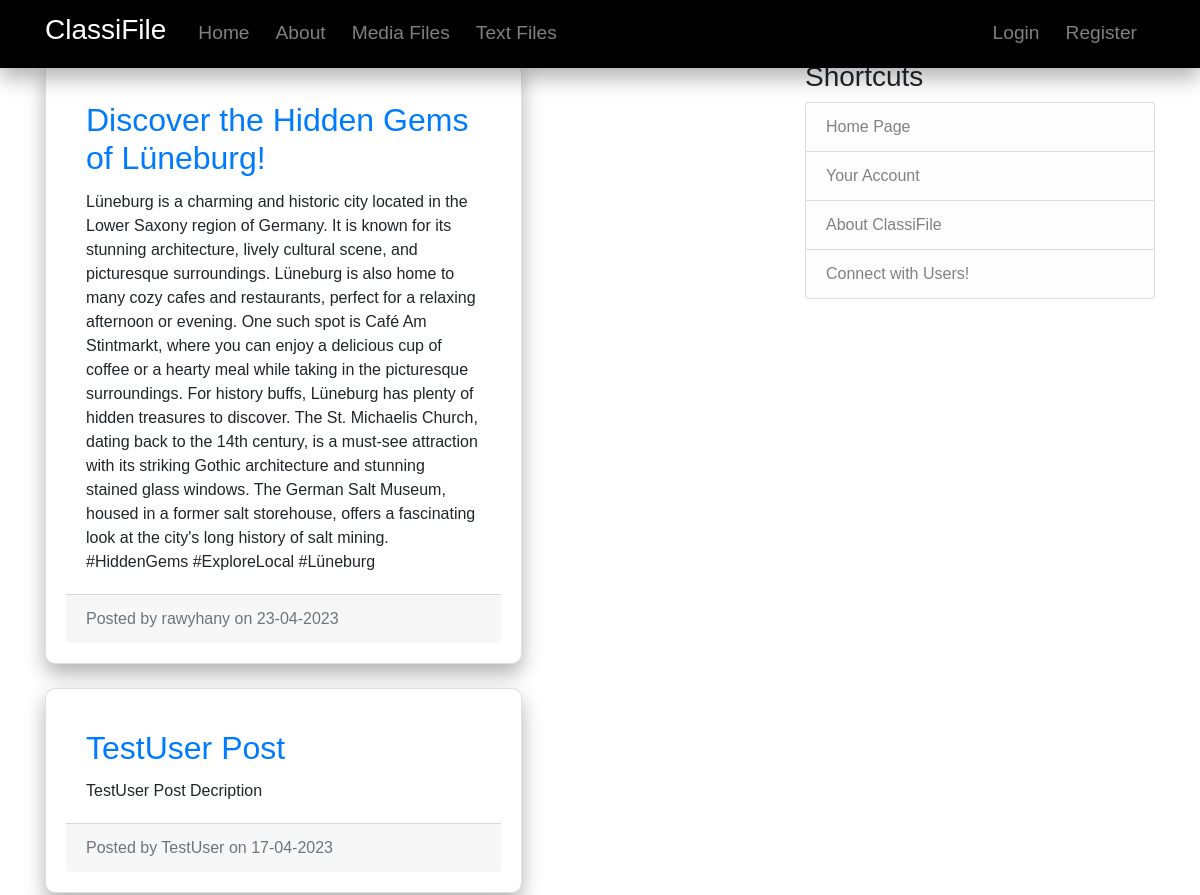
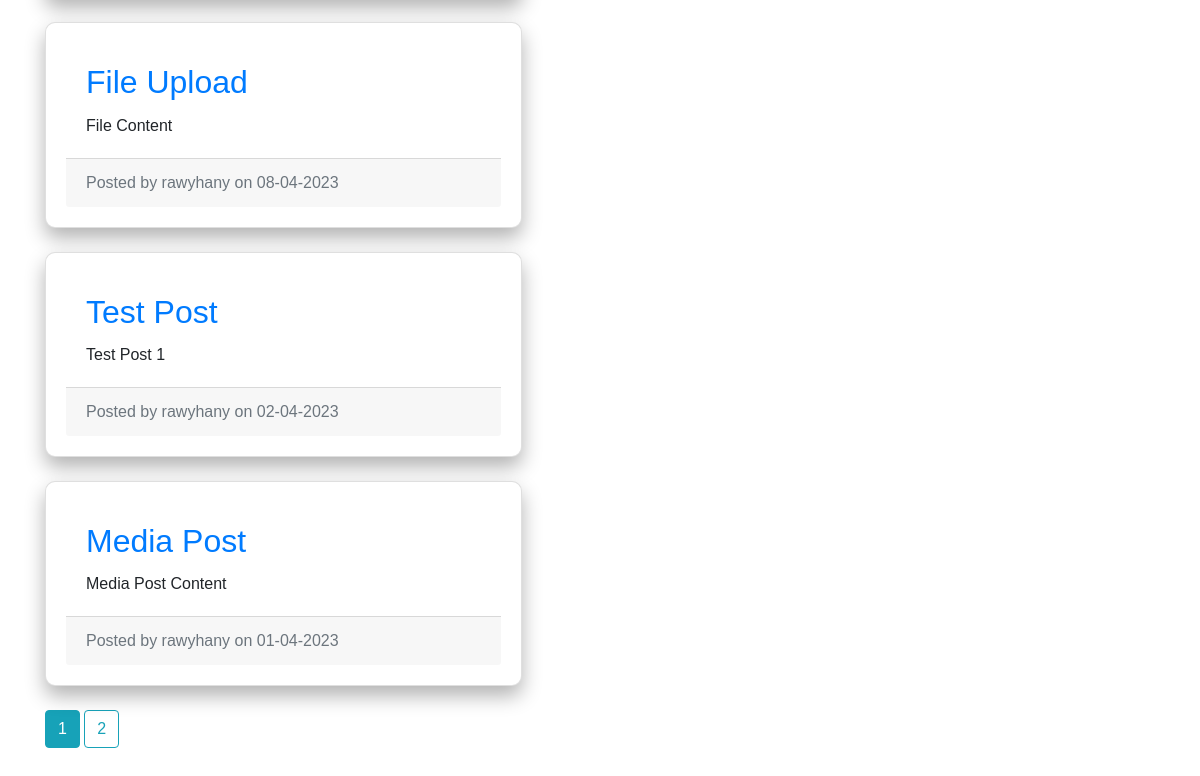
Page /home on the earlier database version (2 pictures, top to bottom).
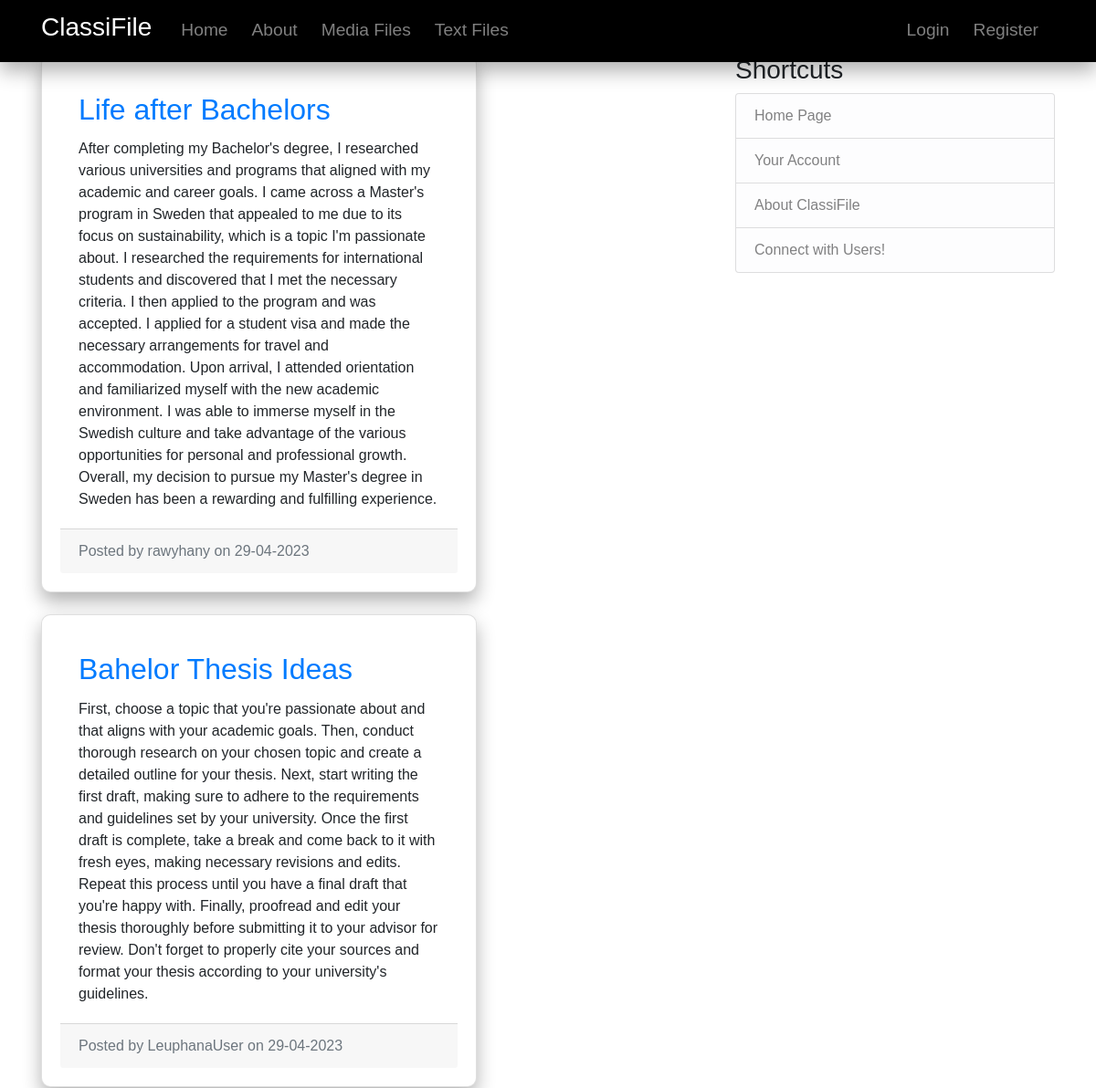
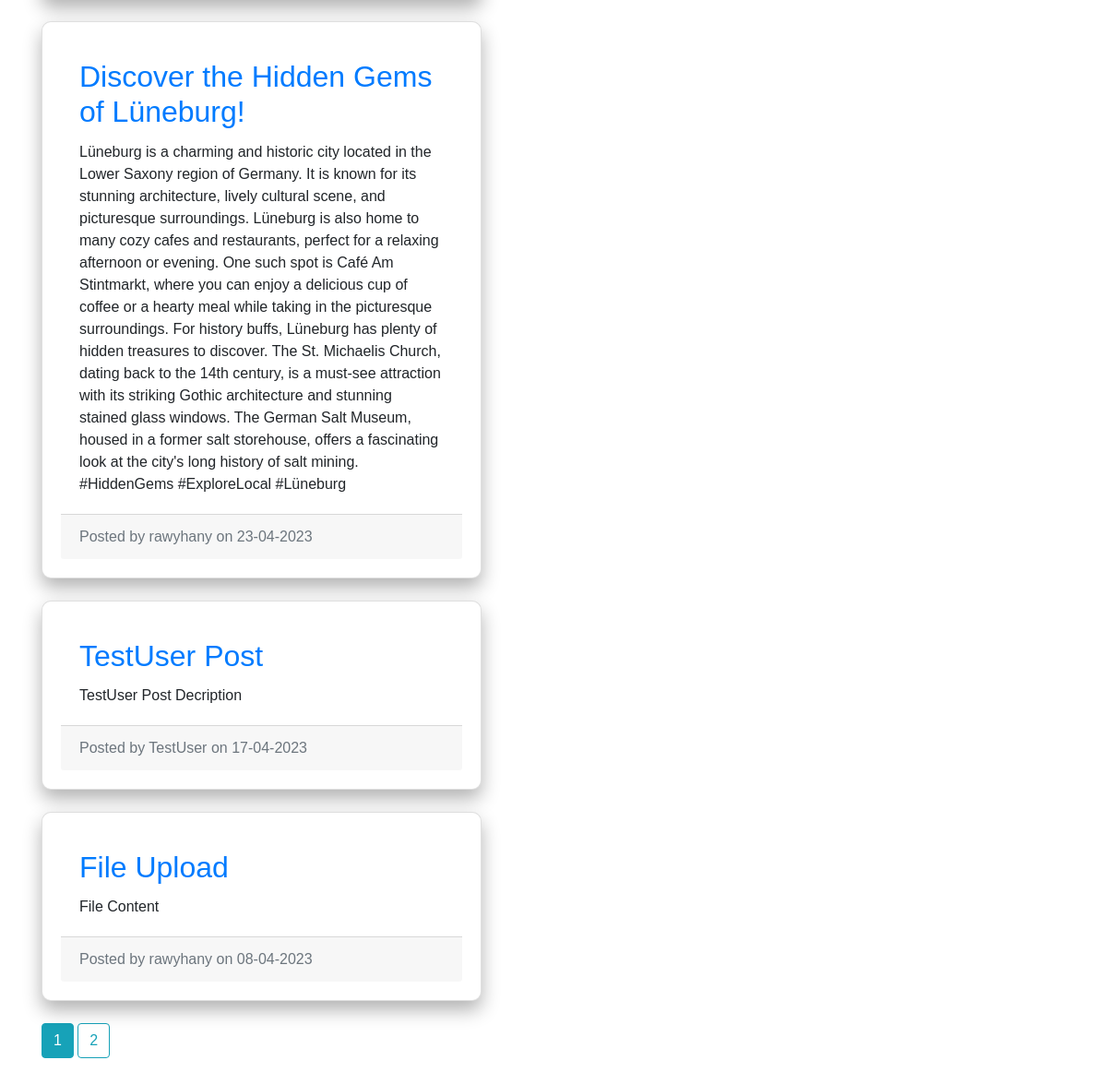
Same page on the later database version (2 pictures, top to bottom).
### classifile/models.py (models this page shows, shortened)
class Post(db.Model):
    id = db.Column(db.Integer, primary_key=True)
    title = db.Column(db.String(100), nullable=False)
    date_posted = db.Column(db.DateTime, nullable=False, default=datetime.utcnow)
    content = db.Column(db.Text, nullable=False)
    user_id = db.Column(db.Integer, db.ForeignKey('user.id'), nullable=False)

class User(db.Model, UserMixin):
    id = db.Column(db.Integer, primary_key=True)
    username = db.Column(db.String(20), unique=True, nullable=False)
    email = db.Column(db.String(20), unique=True, nullable=False)
    image_file = db.Column(db.String(20), nullable=False, default='default.jpg')
    password = db.Column(db.String(60), nullable=False)
    posts = db.relationship('Post', backref='author', lazy=True)

### classifile/routes.py (the view)
@app.route("/")
@app.route("/home")
def home():
    page = request.args.get('page', 1, type=int)
    posts = Post.query.order_by(Post.date_posted.desc()).paginate(page=page, per_page=5)
    return render_template('home.html', posts=posts)

### classifile/templates/home.html
{% extends "layout.html" %}
{% block content %}
  <div class="row">
    <div class="col-md-8">
      {% for post in posts.items %}
        <div class="card mb-4">
          <div class="card-body">
            <h2 class="card-title"><a href="{{ url_for('post', post_id=post.id) }}">{{ post.title }}</a></h2>
            <p class="card-text">{{ post.content }}</p>
          </div>
          <div class="card-footer text-muted">
            Posted by <a>{{ post.author.username }}</a> on {{ post.date_posted.strftime('%d-%m-%Y') }}
          </div>
        </div>
      {% endfor %}
          </div>
        </div>
    {% for page_num in posts.iter_pages(left_edge=1, right_edge=1, left_current=1, right_current=2) %}
      {% if page_num %}
        {% if posts.page == page_num %}
          <a class="btn btn-info mb-4" href="{{ url_for('home', page=page_num) }}">{{ page_num }}</a>
        {% else %}
          <a class="btn btn-outline-info mb-4" href="{{ url_for('home', page=page_num) }}">{{ page_num }}</a>
        {% endif %}
      {% else %}
        ...
      {% endif %}
    {% endfor %}
{% endblock content %}

### classifile/templates/layout.html (shortened to what this page needs)
<!DOCTYPE html>
<html>
<head>
     <link rel="stylesheet" href="https://cdn.jsdelivr.net/npm/bootstrap@4.0.0/dist/css/bootstrap.min.css">
     <link rel="stylesheet" type="text/css" href="{{ url_for('static', filename='main.css') }}">
</head>
<body>
    <header class="site-header">
        <nav class="navbar navbar-expand-md navbar-dark bg-steel fixed-top">
          <div class="container">
            <a class="navbar-brand mr-4" href="/"><h3>ClassiFile</h3></a>
            <div class="collapse navbar-collapse" id="navbarToggle">
              <div class="navbar-nav mr-auto">
                <a class="nav-item nav-link" href="{{ url_for('home') }}">Home</a>
                <a class="nav-item nav-link" href="{{ url_for('about') }}">About</a>
                <a class="nav-item nav-link" href="{{ url_for('home') }}">Media Files</a>
                <a class="nav-item nav-link" href="{{ url_for('home') }}">Text Files</a>
              </div>
              <div class="navbar-nav">
                {% if current_user.is_authenticated %}
                  <a class="nav-item nav-link" href="{{ url_for('upload') }}">Upload</a>
                  <a class="nav-item nav-link" href="{{ url_for('account') }}">Account</a>
                  <a class="nav-item nav-link" href="{{ url_for('logout') }}">Logout</a>
                {% else %}
                  <a class="nav-item nav-link" href="{{ url_for('login') }}">Login</a>
                  <a class="nav-item nav-link" href="{{ url_for('register') }}">Register</a>
                {% endif %}
              </div>
            </div>
          </div>
        </nav>
      </header>
      <main role="main" class="container">
        <div class="row">
          <div class="col-md-8">
            {% block content %}{% endblock %}
          </div>
          <div class="col-md-4">
            <div class="content-section">
              <h3>Shortcuts</h3>
              <ul class="list-group">
                <a class="list-group-item list-group-item-light" href="{{ url_for('home') }}">Home Page</a>
                <a class="list-group-item list-group-item-light" href="{{ url_for('account') }}">Your Account</a>
                <a class="list-group-item list-group-item-light" href="{{ url_for('about') }}">About ClassiFile</a>
                <a class="list-group-item list-group-item-light"  href="{{ url_for('home') }}">Connect with Users!</a>
              </ul>
            </div>
          </div>
        </div>
      </main>
</body>
</html>

### classifile/static/main.css (style rules this page uses)
body { font-family: Arial, sans-serif; margin: 0; padding: 0; }
header { background-color: #000000; color: #fff; padding: 20px; display: flex; align-items: center; justify-content: space-between; box-shadow: 0px 10px 20px rgba(0,0,0,0.3); }
nav { background-color: #000000; padding: 10px; display: flex; align-items: center; justify-content: flex-end; box-shadow: 0px 10px 20px rgba(0,0,0,0.3); }
nav a { color: #000000; text-decoration: none; margin-right: 10px; font-size: 1.2em; transition: all 0.2s ease-in-out; }
main { padding: 20px; background-color: #fffff; }
.card { background-color: #ffff; padding: 20px; border-radius: 10px; box-shadow: 0px 10px 20px rgba(0,0,0,0.3); transitio }

Differences in the rows shown:
no longer on this page (row unchanged): Post: title "Test Post", content "Test Post 1", author.username "rawyhany", date_posted "02-04-2023"
no longer on this page (row unchanged): Post: title "Media Post", content "Media Post Content", author.username "rawyhany", date_posted "01-04-2023"
added Post: title "Life after Bachelors", content "After completing my Bachelor's degree, I researched various universities and programs that aligned with my academic and career goals. I came across a Master's program in Sweden that appealed to me due to its focus on sustainability, which is a topic I'm passionate about. I researched the requirements for international students and discovered that I met the necessary criteria. I then applied to the program and was accepted. I applied for a student visa and made the necessary arrangements for travel and accommodation. Upon arrival, I attended orientation and familiarized myself with the new academic environment. I was able to immerse myself in the Swedish culture and take advantage of the…", author.username "rawyhany", date_posted "29-04-2023"
added Post: title "Bahelor Thesis Ideas", content "First, choose a topic that you're passionate about and that aligns with your academic goals. Then, conduct thorough research on your chosen topic and create a detailed outline for your thesis. Next, start writing the first draft, making sure to adhere to the requirements and guidelines set by your university. Once the first draft is complete, take a break and come back to it with fresh eyes, making necessary revisions and edits. Repeat this process until you have a final draft that you're happy with. Finally, proofread and edit your thesis thoroughly before submitting it to your advisor for review. Don't forget to properly cite your sources and format your thesis according to your…", author.username "LeuphanaUser", date_posted "29-04-2023"
